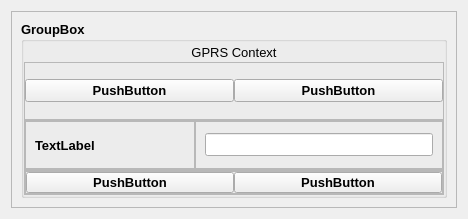
<?xml version="1.0" encoding="UTF-8"?>
<ui version="4.0">
 <class>Form</class>
 <widget class="QWidget" name="Form">
  <property name="geometry">
   <rect>
    <x>0</x>
    <y>0</y>
    <width>468</width>
    <height>219</height>
   </rect>
  </property>
  <property name="windowTitle">
   <string>Form</string>
  </property>
  <layout class="QHBoxLayout" name="horizontalLayout_6">
   <item>
    <widget class="QFrame" name="frame_7">
     <property name="frameShape">
      <enum>QFrame::StyledPanel</enum>
     </property>
     <property name="frameShadow">
      <enum>QFrame::Raised</enum>
     </property>
     <layout class="QHBoxLayout" name="horizontalLayout_5">
      <item>
       <widget class="QGroupBox" name="groupBox">
        <property name="font">
         <font>
          <pointsize>10</pointsize>
          <weight>75</weight>
          <bold>true</bold>
         </font>
        </property>
        <property name="title">
         <string>GroupBox</string>
        </property>
        <property name="flat">
         <bool>false</bool>
        </property>
        <property name="checkable">
         <bool>false</bool>
        </property>
        <layout class="QVBoxLayout" name="verticalLayout">
         <property name="spacing">
          <number>0</number>
         </property>
         <property name="leftMargin">
          <number>0</number>
         </property>
         <property name="topMargin">
          <number>0</number>
         </property>
         <property name="rightMargin">
          <number>0</number>
         </property>
         <property name="bottomMargin">
          <number>0</number>
         </property>
         <item>
          <widget class="QLabel" name="label">
           <property name="minimumSize">
            <size>
             <width>0</width>
             <height>10</height>
            </size>
           </property>
           <property name="maximumSize">
            <size>
             <width>16777215</width>
             <height>20</height>
            </size>
           </property>
           <property name="font">
            <font>
             <pointsize>10</pointsize>
             <weight>50</weight>
             <bold>false</bold>
            </font>
           </property>
           <property name="styleSheet">
            <string notr="true">width:100%</string>
           </property>
           <property name="text">
            <string>GPRS Context</string>
           </property>
           <property name="scaledContents">
            <bool>true</bool>
           </property>
           <property name="alignment">
            <set>Qt::AlignCenter</set>
           </property>
           <property name="wordWrap">
            <bool>true</bool>
           </property>
          </widget>
         </item>
         <item>
          <widget class="QFrame" name="frame_2">
           <property name="minimumSize">
            <size>
             <width>0</width>
             <height>25</height>
            </size>
           </property>
           <property name="frameShape">
            <enum>QFrame::StyledPanel</enum>
           </property>
           <property name="frameShadow">
            <enum>QFrame::Raised</enum>
           </property>
           <layout class="QHBoxLayout" name="horizontalLayout_2">
            <property name="spacing">
             <number>0</number>
            </property>
            <property name="leftMargin">
             <number>0</number>
            </property>
            <property name="topMargin">
             <number>0</number>
            </property>
            <property name="rightMargin">
             <number>0</number>
            </property>
            <property name="bottomMargin">
             <number>0</number>
            </property>
            <item>
             <widget class="QPushButton" name="pushButton_2">
              <property name="text">
               <string>PushButton</string>
              </property>
             </widget>
            </item>
            <item>
             <widget class="QPushButton" name="pushButton">
              <property name="text">
               <string>PushButton</string>
              </property>
             </widget>
            </item>
           </layout>
          </widget>
         </item>
         <item>
          <widget class="QFrame" name="frame_4">
           <property name="sizePolicy">
            <sizepolicy hsizetype="Preferred" vsizetype="Preferred">
             <horstretch>0</horstretch>
             <verstretch>0</verstretch>
            </sizepolicy>
           </property>
           <property name="minimumSize">
            <size>
             <width>0</width>
             <height>30</height>
            </size>
           </property>
           <property name="maximumSize">
            <size>
             <width>16777215</width>
             <height>50</height>
            </size>
           </property>
           <property name="frameShape">
            <enum>QFrame::StyledPanel</enum>
           </property>
           <property name="frameShadow">
            <enum>QFrame::Raised</enum>
           </property>
           <layout class="QHBoxLayout" name="horizontalLayout_3">
            <property name="spacing">
             <number>0</number>
            </property>
            <property name="leftMargin">
             <number>0</number>
            </property>
            <property name="topMargin">
             <number>0</number>
            </property>
            <property name="rightMargin">
             <number>0</number>
            </property>
            <property name="bottomMargin">
             <number>0</number>
            </property>
            <item>
             <widget class="QFrame" name="frame_8">
              <property name="minimumSize">
               <size>
                <width>150</width>
                <height>0</height>
               </size>
              </property>
              <property name="frameShape">
               <enum>QFrame::StyledPanel</enum>
              </property>
              <property name="frameShadow">
               <enum>QFrame::Raised</enum>
              </property>
              <layout class="QVBoxLayout" name="verticalLayout_2">
               <item>
                <widget class="QLabel" name="label_3">
                 <property name="minimumSize">
                  <size>
                   <width>150</width>
                   <height>0</height>
                  </size>
                 </property>
                 <property name="text">
                  <string>TextLabel</string>
                 </property>
                </widget>
               </item>
              </layout>
             </widget>
            </item>
            <item>
             <widget class="QFrame" name="frame_9">
              <property name="frameShape">
               <enum>QFrame::StyledPanel</enum>
              </property>
              <property name="frameShadow">
               <enum>QFrame::Raised</enum>
              </property>
              <layout class="QVBoxLayout" name="verticalLayout_3">
               <item>
                <widget class="QLineEdit" name="lineEdit_2"/>
               </item>
              </layout>
             </widget>
            </item>
           </layout>
          </widget>
         </item>
         <item>
          <widget class="QFrame" name="frame">
           <property name="minimumSize">
            <size>
             <width>0</width>
             <height>25</height>
            </size>
           </property>
           <property name="maximumSize">
            <size>
             <width>16777215</width>
             <height>25</height>
            </size>
           </property>
           <property name="frameShape">
            <enum>QFrame::StyledPanel</enum>
           </property>
           <property name="frameShadow">
            <enum>QFrame::Raised</enum>
           </property>
           <layout class="QHBoxLayout" name="horizontalLayout">
            <property name="spacing">
             <number>0</number>
            </property>
            <property name="leftMargin">
             <number>0</number>
            </property>
            <property name="topMargin">
             <number>0</number>
            </property>
            <property name="rightMargin">
             <number>0</number>
            </property>
            <property name="bottomMargin">
             <number>0</number>
            </property>
            <item>
             <widget class="QFrame" name="frame_3">
              <property name="frameShape">
               <enum>QFrame::StyledPanel</enum>
              </property>
              <property name="frameShadow">
               <enum>QFrame::Raised</enum>
              </property>
              <layout class="QHBoxLayout" name="horizontalLayout_4">
               <property name="spacing">
                <number>0</number>
               </property>
               <property name="leftMargin">
                <number>0</number>
               </property>
               <property name="topMargin">
                <number>0</number>
               </property>
               <property name="rightMargin">
                <number>0</number>
               </property>
               <property name="bottomMargin">
                <number>0</number>
               </property>
               <item>
                <widget class="QPushButton" name="pushButton_3">
                 <property name="text">
                  <string>PushButton</string>
                 </property>
                </widget>
               </item>
               <item>
                <widget class="QPushButton" name="pushButton_4">
                 <property name="text">
                  <string>PushButton</string>
                 </property>
                </widget>
               </item>
              </layout>
             </widget>
            </item>
           </layout>
          </widget>
         </item>
        </layout>
       </widget>
      </item>
     </layout>
    </widget>
   </item>
  </layout>
 </widget>
 <resources/>
 <connections/>
</ui>
